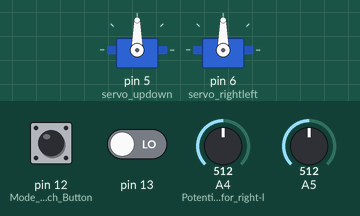
The sketch below on a simulated Arduino Uno, built with avr-gcc and run on an emulated ATmega328P. On the bench: 2 × servo. The test bench sets the inputs (shaded band); at power-on: A4 (Potentiometer_for_right-l) = 512, pin 13 LOW, pin 12 (Mode_switch_Button) LOW, A5 = 512. What the sketch prints to the serial monitor is not drawn.

Above: at 1.2 s.
1.3 s: A4 (Potentiometer_for_right-l) set to 716
At 1.6 s:
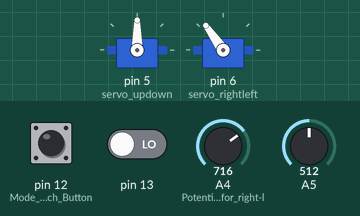
2.8 s: pin 13 driven HIGH
At 3.6 s:
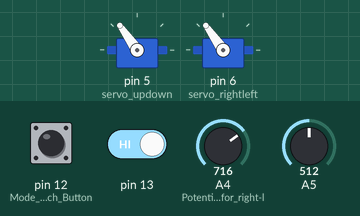
4.3 s: A4 (Potentiometer_for_right-l) set to 900
At 5.5 s:
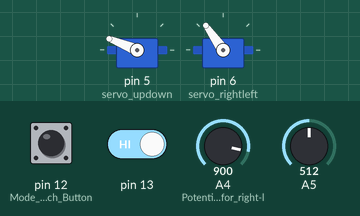
5.8 s: A4 (Potentiometer_for_right-l) set to 1023
At 6.5 s:
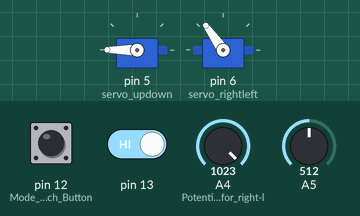
7.4 s: A4 (Potentiometer_for_right-l) set to 306
At 8.5 s:
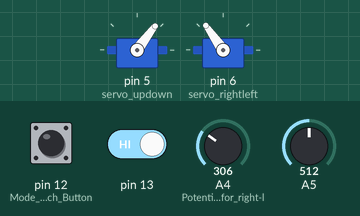
Timing chart, 0 to 10.4 s (numbered marks = the images above; inputs shaded):
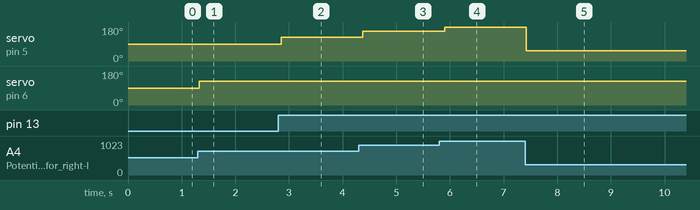

Measured:
- after the input at 1.3 s, servo on pin 6 (servo_rightleft): 90° → 125° at once
- after the input at 2.8 s, servo on pin 5 (servo_updown): 90° → 125° after 0.05 s
- after the input at 4.3 s, servo on pin 5 (servo_updown): 125° → 158° after 0.08 s
- after the input at 5.8 s, servo on pin 5 (servo_updown): 158° → 180° after 0.10 s
- after the input at 7.4 s, servo on pin 5 (servo_updown): 180° → 53° at once

The sketch:

test.ino
```cpp
//Servo motor library
#include <Servo.h>
//Initialize variables
int mode = 0;
int axe = 0;
int buttonState1 = 0;
int buttonState2 = 0;
int prevButtonState1 = 0;
int prevButtonState2 = 0;

int ldrtopr= 0;                // top-right LDR
int ldrtopl = 1;               // top-left LDR
int ldrbotr = 2;               // bottom-right LDR
int ldrbotl = 3;               // bottom-left LDR
int topl = 0;
int topr = 0;
int botl = 0;
int botr = 0;

//Declare two servos
Servo servo_updown;
Servo servo_rightleft;

int threshold_value=10;           //measurement sensitivity

void setup()
{
  Serial.begin(9600);                                //serial connection setup  //opens serial port, sets data rate to 9600 bps
  Serial.println("CLEARDATA");                       //clear all data that’s been place in already
  Serial.println("LABEL,t,voltage,current,power,Mode");   //define the column headings (PLX-DAQ command)

  pinMode(12, INPUT);              //Mode switch Button
  pinMode(11, INPUT);              //Axis switch
  pinMode(A4, INPUT);              //Potentiometer for right-left movement and for up-down movement

  servo_updown.attach(5);             //Servo motor up-down movement
  servo_rightleft.attach(6);          //Servo motor right-left movement
}

void loop()
{
//  pv_power();
char Mode;
    float volt = analogRead(A5)*5.0/1023;
    float voltage = 2*volt;                //  Volt=(R1/R1+R2)*Voltage / R1=R2=10Ohms  => voltage=2*volt)
    float current = voltage/20;            //  I=voltage/(R1+R2)
    float power = voltage*current;
    Serial.print("DATA,TIME,"); // PLX-DAQ command
    Serial.print(voltage);    //send the voltage to serial port
    Serial.print(",");
    Serial.print(current);    //send the current to serial port
    Serial.print(",");
    Serial.print(power);  //send the power to serial port
    Serial.print(",");

//    Serial.println(Mode);
  buttonState1 = digitalRead(12);
  if (buttonState1 != prevButtonState1) {
    if (buttonState1 == HIGH) {
      //Change mode and ligh up the correct indicator
      if (mode == 1) {
        mode = 0;
      } else {
        mode = 1;
      }
    }
  }
  prevButtonState1 = buttonState1;
  delay(50); // Wait for 50 millisecond(s)

  if (mode == 0) {
    Mode='M';
    Serial.println(Mode);   //send Mode "Manual" to serial port
    manualsolartracker();
  } else { // mode automatic
    Mode = 'A';
    Serial.println(Mode);
    automaticsolartracker(); //send Mode "Automatic" to serial port
    }
}

void automaticsolartracker(){

     //capturing analog values of each LDR
     topr= analogRead(ldrtopr);         //capturing analog value of top right LDR
     topl= analogRead(ldrtopl);         //capturing analog value of top left LDR
     botr= analogRead(ldrbotr);         //capturing analog value of bot right LDR
     botl= analogRead(ldrbotl);         //capturing analog value of bot left LDR

    // calculating average
     int avgtop = (topr + topl) / 2;     //average of top LDRs
     int avgbot = (botr + botl) / 2;     //average of bottom LDRs
     int avgleft = (topl + botl) / 2;    //average of left LDRs
     int avgright = (topr + botr) / 2;   //average of right LDRs

    //Get the different
     int diffelev = avgtop - avgbot;      //Get the different average betwen LDRs top and LDRs bot
     int diffazi = avgright - avgleft;    //Get the different average betwen LDRs right and LDRs left

    //left-right movement of solar tracker

      if (abs(diffazi) >= threshold_value){        //Change position only if light difference is bigger then the threshold_value
       if (diffazi > 0) {
        if (servo_rightleft.read() < 180) {
          servo_rightleft.write((servo_updown.read() + 2));
        }
      }
      if (diffazi <  0) {
        if (servo_rightleft.read() > 0) {
          servo_rightleft.write((servo_updown.read() - 2));
        }
      }
    }

      //up-down movement of solar tracker

      if (abs(diffelev) >= threshold_value){    //Change position only if light difference is bigger then thethreshold_value
       if (diffelev > 0) {
        if (servo_updown.read() < 180) {
          servo_updown.write((servo_rightleft.read() - 2));
        }
      }
      if (diffelev <  0) {
        if (servo_updown.read() > 0) {
          servo_updown.write((servo_rightleft.read() + 2));
        }
      }
    }
 }

void manualsolartracker(){
  buttonState2 = digitalRead(13);
  if (buttonState2 != prevButtonState2) {
    if (buttonState2 == HIGH) {
      //Change mode and ligh up the correct indicator
      if (axe == 1) {
        axe = 0;
      } else {
        axe = 1;
      }
    }
  }
  prevButtonState2 = buttonState2;
  delay(50); // Wait for 50 millisecond(s)
  if (axe == 0) {     //control right-left movement
    servo_rightleft.write(map(analogRead(A4), 0, 1023, 0, 180));
  } else { // //control up-down movement
    servo_updown.write(map(analogRead(A4), 0, 1023, 0, 180));
  }
}
```

test2.c
```cpp
/*
 * Dual Axis Tracker
 *
 * Brown Dog Gadgets <https://www.browndoggadgets.com/>
 *
 */


// include Servo library
#include <Servo.h>

// horizontal servo
Servo horizontal;  ///แก้
int servoh = 90;

int servohLimitHigh = 180;
int servohLimitLow = 65;

Servo vertical;
int servov = 90;

int servovLimitHigh = 120;
int servovLimitLow = 15;


// LDR pin connections
int ldrTR = 0; // LDR top right
int ldrTL = 1; // LDR top left
int ldrBR = 2; // LDR bottom right
int ldrBL = 3; // LDR bottom left


void setup() {
  Serial.begin(9600);
  // servo connections
  horizontal.attach(5);
  vertical.attach(6);
  // move servos
  horizontal.write(90);
  vertical.write(45);
  delay(3000);
}


void loop() {

  int tr = analogRead(ldrTR); // top right
  int tl = analogRead(ldrTL); // top left
  int br = analogRead(ldrBR); // bottom right
  int bl = analogRead(ldrBL); // bottom left

  int dtime = 0; // change for debugging only
  int tol = 50;

  int avt = (tl + tr) / 2; // average value top
  int avd = (bl + br) / 2; // average value bottom
  int avl = (tl + bl) / 2; // average value left
  int avr = (tr + br) / 2; // average value right

  int dvert = avt - avd;  // check the difference of up and down
  int dhoriz = avl - avr; // check the difference of left and right


  // send data to the serial monitor if desired
  Serial.print(tl);
  Serial.print(" ");
  Serial.print(tr);
  Serial.print(" ");
  Serial.print(bl);
  Serial.print(" ");
  Serial.print(br);
  Serial.print("  ");
  Serial.print(avt);
  Serial.print(" ");
  Serial.print(avd);
  Serial.print(" ");
  Serial.print(avl);
  Serial.print(" ");
  Serial.print(avr);
  Serial.print("  ");
  Serial.print(dtime);
  Serial.print("   ");
  Serial.print(tol);
  Serial.print("  ");
  Serial.print(servov);
  Serial.print("   ");
  Serial.print(servoh);
  Serial.println(" ");


  // check if the difference is in the tolerance else change vertical angle
  if (-1 * tol > dvert || dvert > tol) {
    if (avt > avd) {
      servov = ++servov;
      if (servov > servovLimitHigh) {
        servov = servovLimitHigh;
      }
    }
    else if (avt < avd) {
      servov = --servov;
      if (servov < servovLimitLow) {
        servov = servovLimitLow;
      }
    }
    vertical.write(servov);
  }

  // check if the difference is in the tolerance else change horizontal angle
  if (-1 * tol > dhoriz || dhoriz > tol) {
    if (avl > avr) {
      servoh = --servoh;
      if (servoh < servohLimitLow) {
        servoh = servohLimitLow;
      }
    }
    else if (avl < avr) {
      servoh = ++servoh;
      if (servoh > servohLimitHigh) {
        servoh = servohLimitHigh;
      }
    }
    else if (avl = avr) {
      // nothing
    }
    horizontal.write(servoh);
  }

  delay(dtime);

}
```
